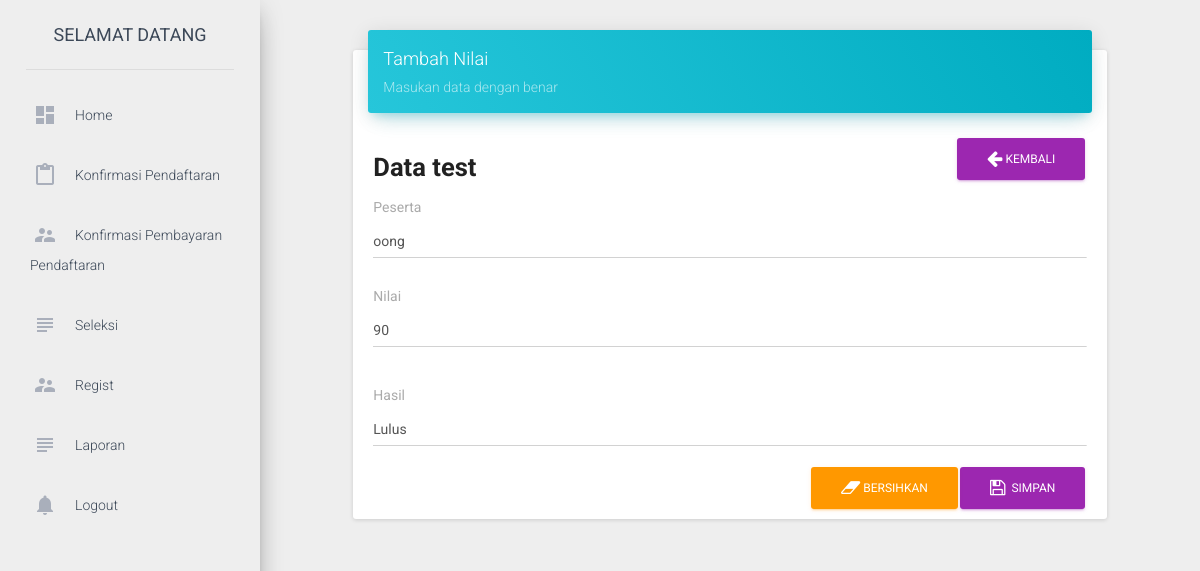
Screenshot of /dashboard/index.php?page=29&Id_test=6 (signed in) with the database file from the repository.
### tables this page shows
CREATE TABLE IF NOT EXISTS `tb_seleksi` (
  `Id_test` int(11) NOT NULL AUTO_INCREMENT,
  `id_user` int(11) NOT NULL,
  `nilai` int(11) NOT NULL,
  `hasil` varchar(10) NOT NULL,
  `tgl` date NOT NULL,
  PRIMARY KEY (`Id_test`)
);

CREATE TABLE IF NOT EXISTS `pendaftaran` (
  `Id` int(11) NOT NULL AUTO_INCREMENT,
  `nama` varchar(100) DEFAULT NULL,
  `nama_panggilan` varchar(50) DEFAULT NULL,
  `tempat_lahir` varchar(50) DEFAULT NULL,
  `tanggal_lahir` date DEFAULT NULL,
  `jenis_kelamin` char(1) DEFAULT NULL,
  `anak_ke` int(11) DEFAULT NULL,
  `jumlah_saudara` int(11) DEFAULT NULL,
  `di_jakarta_ikut` varchar(100) DEFAULT NULL,
  `nama_ayah` varchar(255) DEFAULT NULL,
  `tempat_lahir_ayah` varchar(255) DEFAULT NULL,
  `tanggal_lahir_ayah` date DEFAULT NULL,
  `pendidikan_terakhir_ayah` varchar(50) DEFAULT NULL,
  `pekerjaan_ayah` varchar(255) DEFAULT NULL,
  `agama_ayah` varchar(255) DEFAULT NULL,
  `nama_ibu` varchar(255) DEFAULT NULL,
  `tempat_lahir_ibu` varchar(255) DEFAULT NULL,
  `tanggal_lahir_ibu` date DEFAULT NULL,
  `pendidikan_terakhir_ibu` varchar(255) DEFAULT NULL,
  `pekerjaan_ibu` varchar(255) DEFAULT NULL,
  `agama_ibu` varchar(255) DEFAULT NULL,
  `telp` varchar(255) DEFAULT NULL,
  `upload_akte` varchar(255) DEFAULT NULL,
  `upload_kartu_keluarga` varchar(255) DEFAULT NULL,
  `foto_anak` varchar(255) DEFAULT NULL,
  `foto_keluarga` varchar(255) DEFAULT NULL,
  PRIMARY KEY (`Id`)
);

### dashboard/include/ubah_nilai.php (the view, shortened to what this page needs)
<?php
$Id_test = $_GET['Id_test'];
$query 		=	"select tb_seleksi.Id_test,nilai,hasil,nama,tgl from tb_seleksi inner join pendaftaran on tb_seleksi.id_user=pendaftaran.Id where Id_test=$Id_test ";
$exec  		= 	mysqli_query($conn, $query);
if ($exec) {
	$data 	= mysqli_fetch_array($exec);
}else{
	echo mysqli_error($conn);
}
?>
<div class="row">
    <div class="col-sm-12 col-md-8 col-lg-10 col-lg-offset-1">
        <div class="card" style="margin-top: 50px">
            <div class="card-header" data-background-color="blue">
                <h4 class="title">Tambah Nilai</h4>
                <p class="category">Masukan data  dengan benar</p>
            </div>
            <div class="card-content">
                <a href="index.php?page=26" class="btn btn-primary btn-md pull-right"><i class="fa fa-arrow-left"></i> Kembali</a>
                <h3 style="overflow: hidden;"><b>Data test</b></h3>
				<form action="" name="hitung" method="post">
				<div class="control-group">
					<label for="kode_mapel_kegiatan">Peserta</label>
					<div class="controls">
			<input type="text" list="id_user" class="form-control"  name='id_user' readonly value="<?php echo $data['nama']?>" class='required'
			>
		</div>
					<div class="form-group floating-label">
						<label for="nilai">Nilai</label>
						<input type="text" class="form-control" name="nilai" value="<?php echo $data['nilai']?>" onFocus="if(this.value=='0')this.value=''" onBlur="if(this.value=='')this.value='0'; return hit();">
					</div>
					<div class="form-group floating-label">
						<label for="hasil">Hasil</label>
						<input type="text" class="form-control" name="hasil"  id="hasil" value="<?php echo $data['hasil']?>" onFocus="if(this.value=='0')this.value=''" onBlur="if(this.value=='')this.value='0'; return hit();">
					</div>
					<button type="submit" name="submit" class="btn btn-primary pull-right"><i class="fa fa-save"></i> &nbsp;Simpan</button>
					<button type="reset" class="btn btn-warning pull-right"><i class="fa fa-eraser"></i> Bersihkan</button>
				</form>
            </div>
        </div>
    </div>
</div>

### rows the page displays
tb_seleksi: id_user "oong", nilai "90", hasil "Lulus"
